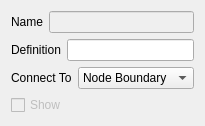
             <widget class="QWidget" name="page_24">
              <property name="geometry">
               <rect>
                <x>0</x>
                <y>0</y>
                <width>181</width>
                <height>125</height>
               </rect>
              </property>
              <attribute name="label">
               <string>Definition</string>
              </attribute>
              <layout class="QVBoxLayout" name="verticalLayout_110">
               <item>
                <layout class="QHBoxLayout" name="horizontalLayout_155">
                 <item>
                  <widget class="QLabel" name="label_154">
                   <property name="text">
                    <string>Name</string>
                   </property>
                  </widget>
                 </item>
                 <item>
                  <widget class="QLineEdit" name="lineEdit_31">
                   <property name="enabled">
                    <bool>false</bool>
                   </property>
                  </widget>
                 </item>
                </layout>
               </item>
               <item>
                <layout class="QHBoxLayout" name="horizontalLayout_156">
                 <item>
                  <widget class="QLabel" name="label_155">
                   <property name="text">
                    <string>Definition</string>
                   </property>
                  </widget>
                 </item>
                 <item>
                  <widget class="QLineEdit" name="linestring_def_str"/>
                 </item>
                </layout>
               </item>
               <item>
                <layout class="QHBoxLayout" name="horizontalLayout_110">
                 <item>
                  <widget class="QLabel" name="label_112">
                   <property name="text">
                    <string>Connect To</string>
                   </property>
                  </widget>
                 </item>
                 <item>
                  <widget class="QComboBox" name="linestring_connect_to">
                   <item>
                    <property name="text">
                     <string>Node Boundary</string>
                    </property>
                   </item>
                   <item>
                    <property name="text">
                     <string>Node Centre</string>
                    </property>
                   </item>
                  </widget>
                 </item>
                </layout>
               </item>
               <item>
                <widget class="QCheckBox" name="point_show_5">
                 <property name="enabled">
                  <bool>false</bool>
                 </property>
                 <property name="text">
                  <string>Show</string>
                 </property>
                </widget>
               </item>
               <item>
                <spacer name="verticalSpacer_18">
                 <property name="orientation">
                  <enum>Qt::Vertical</enum>
                 </property>
                 <property name="sizeHint" stdset="0">
                  <size>
                   <width>20</width>
                   <height>247</height>
                  </size>
                 </property>
                </spacer>
               </item>
              </layout>
             </widget>
